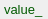
<ui version="4.0" >
 <class>CursorWidget</class>
 <widget class="QWidget" name="CursorWidget" >
  <property name="geometry" >
   <rect>
    <x>0</x>
    <y>0</y>
    <width>38</width>
    <height>18</height>
   </rect>
  </property>
  <property name="sizePolicy" >
   <sizepolicy vsizetype="Fixed" hsizetype="Fixed" >
    <horstretch>0</horstretch>
    <verstretch>0</verstretch>
   </sizepolicy>
  </property>
  <property name="windowTitle" >
   <string>CursorWidget</string>
  </property>
  <layout class="QHBoxLayout" >
   <property name="leftMargin" >
    <number>4</number>
   </property>
   <property name="topMargin" >
    <number>2</number>
   </property>
   <property name="rightMargin" >
    <number>4</number>
   </property>
   <property name="bottomMargin" >
    <number>2</number>
   </property>
   <item>
    <widget class="QLabel" name="value_" >
     <property name="sizePolicy" >
      <sizepolicy vsizetype="Fixed" hsizetype="Preferred" >
       <horstretch>0</horstretch>
       <verstretch>0</verstretch>
      </sizepolicy>
     </property>
     <property name="palette" >
      <palette>
       <active>
        <colorrole role="WindowText" >
         <brush brushstyle="SolidPattern" >
          <color alpha="255" >
           <red>0</red>
           <green>90</green>
           <blue>0</blue>
          </color>
         </brush>
        </colorrole>
       </active>
       <inactive>
        <colorrole role="WindowText" >
         <brush brushstyle="SolidPattern" >
          <color alpha="255" >
           <red>0</red>
           <green>90</green>
           <blue>0</blue>
          </color>
         </brush>
        </colorrole>
       </inactive>
       <disabled>
        <colorrole role="WindowText" >
         <brush brushstyle="SolidPattern" >
          <color alpha="255" >
           <red>127</red>
           <green>127</green>
           <blue>127</blue>
          </color>
         </brush>
        </colorrole>
       </disabled>
      </palette>
     </property>
     <property name="font" >
      <font>
       <family>Lucida Grande</family>
       <pointsize>10</pointsize>
       <weight>50</weight>
       <italic>false</italic>
       <bold>false</bold>
       <underline>false</underline>
       <strikeout>false</strikeout>
      </font>
     </property>
     <property name="text" >
      <string>value_</string>
     </property>
     <property name="textFormat" >
      <enum>Qt::PlainText</enum>
     </property>
     <property name="alignment" >
      <set>Qt::AlignLeading|Qt::AlignLeft|Qt::AlignVCenter</set>
     </property>
    </widget>
   </item>
  </layout>
 </widget>
 <resources/>
 <connections/>
</ui>
